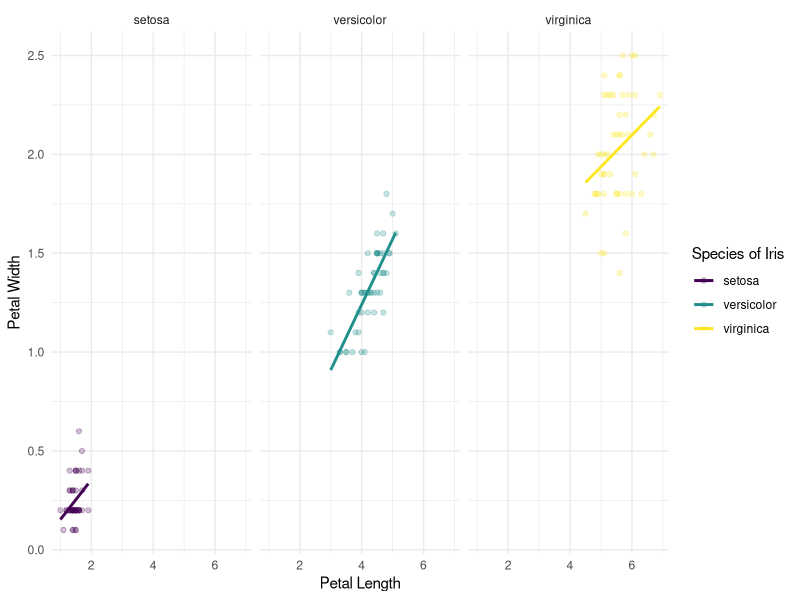
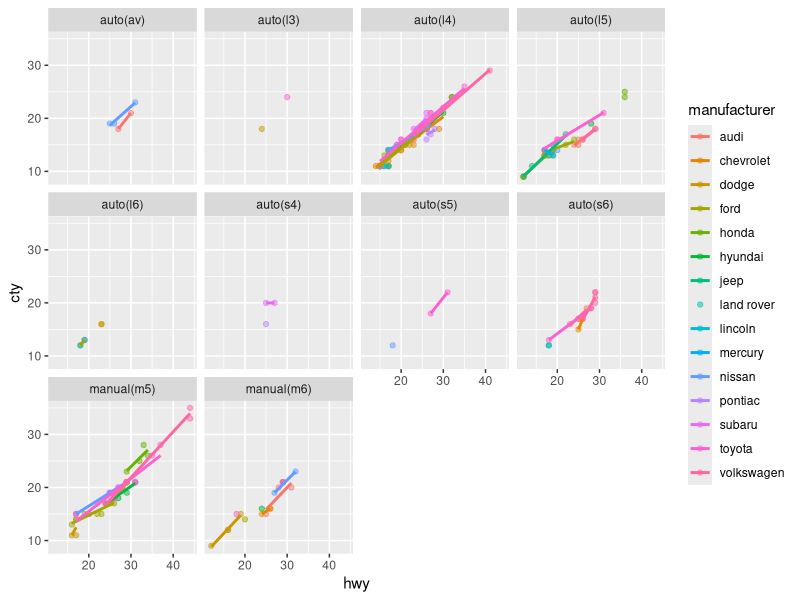

These figures' R source, in order:
library(tidyverse)

# r graph gallery
#

iris
# give it a data frame
# map column names to various aspects of plot.
# give it geoms (things to draw)
ggplot(iris,aes(x=Petal.Length,
                y=Petal.Width,
                color=Species)) +
  geom_point(alpha=.25) +
  geom_smooth(method="lm",se=FALSE) + #defualt, loess curve
  scale_color_viridis_d() +
  theme_minimal() +
  labs(x="Petal Length",
       y="Petal Width",
       color="Species of Iris") +
  facet_wrap(~Species)


mpg
ggplot(mpg,aes(x=hwy,
               y=cty,
               color=manufacturer))+
  geom_point(alpha=.5) +
  geom_smooth(method=lm,se=FALSE) +
  facet_wrap(~trans)

# facet_wrap(~data,scales= 'free') gets rid of the N/As
